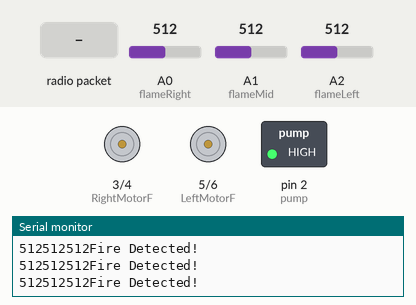
Simulated run of this sketch. Board: Arduino Uno, built with avr-gcc and run on an emulated ATmega328P. On the bench: motor-driver pin pairs drawn as motors (green arrow = first pin HIGH = forward, orange = second pin HIGH = backward, longer = more drive), switched loads named in the sketch (green lamp = pin HIGH), the last lines printed to the serial monitor. Inputs (shaded band) come from the test bench; at power-on: A0 (flameRight) = 512, A1 (flameMid) = 512, A2 (flameLeft) = 512. No radio packets arrive unless stated.

Above: at 1.2 s.
1.3 s: radio packet "up" arrives
At 1.6 s:
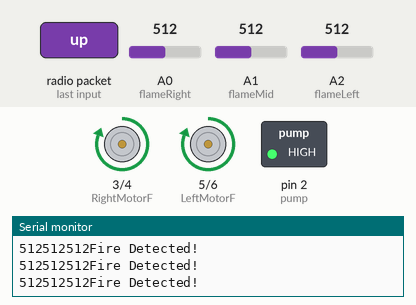
2.8 s: radio packet "down" arrives
At 3.1 s:
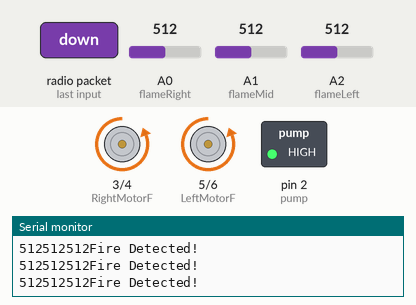
4.3 s: radio packet "left" arrives
At 4.48 s:
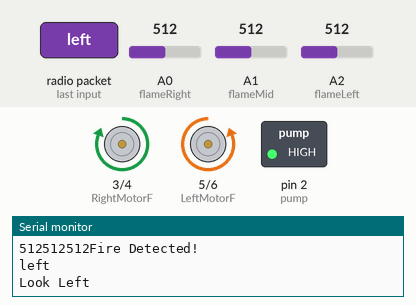
6.1 s: radio packet "right" arrives
At 6.27 s:
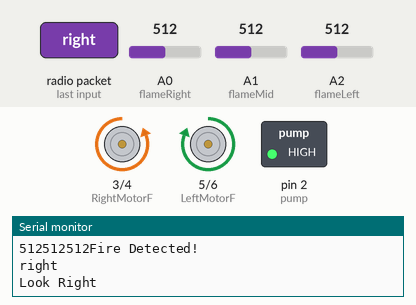
7.9 s: A0 (flameRight) set to 988
10.9 s: A0 (flameRight) set to 1016
Timing chart, 0 to 13.4 s (numbered marks = the images above; inputs shaded):
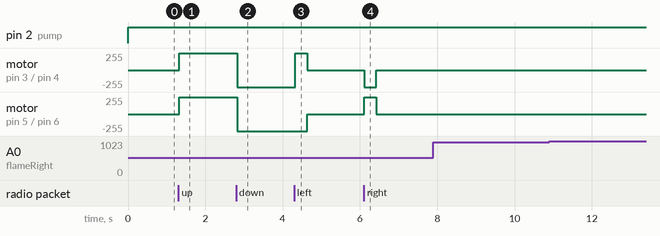

Measured:
- after the input at 1.3 s, motor on pin 3 (RightMotorF) / pin 4 (RightMotorB), motor on pin 5 (LeftMotorF) / pin 6 (LeftMotorB): stopped → forward 255/255 at once
- after the input at 2.8 s, motor on pin 3 (RightMotorF) / pin 4 (RightMotorB), motor on pin 5 (LeftMotorF) / pin 6 (LeftMotorB): forward 255/255 → backward 255/255 at once
- after the input at 4.3 s, motor on pin 3 (RightMotorF) / pin 4 (RightMotorB): backward 255/255 → forward 255/255 at once, → stopped 0.31 s later; motor on pin 5 (LeftMotorF) / pin 6 (LeftMotorB): backward 255/255 → stopped after 0.34 s
- after the input at 6.1 s, motor on pin 3 (RightMotorF) / pin 4 (RightMotorB): stopped → backward 255/255 at once, → stopped 0.31 s later; motor on pin 5 (LeftMotorF) / pin 6 (LeftMotorB): stopped → forward 255/255 at once, → stopped 0.31 s later

The sketch:

Firefighter_Receiver.ino
```cpp
// #include <AFMotor.h>
#include <nRF24L01.h>
#include <RF24.h>
#include <RF24_config.h>
#include <SPI.h>

#define CE_PIN  9
#define CSN_PIN 10

const int pump = 2;
const int RightMotorF= 3;
const int RightMotorB= 4;
const int LeftMotorF= 5;
const int LeftMotorB= 6;
const int flameRight = A0;
const int flameMid = A1;
const int flameLeft = A2;
// AF_DCMotor motor(1);

char data[20]="";

RF24 radio(CE_PIN,CSN_PIN);
const uint64_t pipe = 0xE8E8F0F0E1LL;

void setup()
{
  pinMode(pump, OUTPUT);
  pinMode(RightMotorF,OUTPUT);
  pinMode(RightMotorB,OUTPUT);
  pinMode(LeftMotorF,OUTPUT);
  pinMode(LeftMotorB,OUTPUT);
  Serial.begin(9600);
  radio.begin();
  radio.openReadingPipe(1,pipe);
  radio.startListening();
  pinMode(flameRight, INPUT);
  pinMode(flameMid, INPUT);
  pinMode(flameLeft, INPUT);
}

void loop(){
  String msg="";
  if ( radio.available() )
  {
    radio.read( data,sizeof(data) );
    Serial.println(data);
    msg=data;

    if(msg=="up")
    {
  digitalWrite(RightMotorB,LOW);
  digitalWrite(LeftMotorB,LOW);
  digitalWrite(RightMotorF,HIGH);
  digitalWrite(LeftMotorF,HIGH);
  Serial.println("Motor Forward");
  }
  else if(msg=="down")
  {
  digitalWrite(RightMotorB,HIGH);
  digitalWrite(LeftMotorB,HIGH);
  digitalWrite(RightMotorF,LOW);
  digitalWrite(LeftMotorF,LOW);
  Serial.println("Motor Back");
  }
   else if(msg=="left")
  {
  digitalWrite(RightMotorB,LOW);
  digitalWrite(LeftMotorB,HIGH);
  digitalWrite(RightMotorF,HIGH);
  digitalWrite(LeftMotorF,LOW);
  Serial.println("Look Left");
  delay(300);
  digitalWrite(RightMotorB,LOW);
  digitalWrite(LeftMotorB,LOW);
  digitalWrite(RightMotorF,LOW);
  digitalWrite(LeftMotorF,LOW);
  }
   else if(msg=="right")
  {
  digitalWrite(RightMotorB,HIGH);
  digitalWrite(LeftMotorB,LOW);
  digitalWrite(RightMotorF,LOW);
  digitalWrite(LeftMotorF,HIGH);
  Serial.println("Look Right");
  delay(300);
  digitalWrite(RightMotorB,LOW);
  digitalWrite(LeftMotorB,LOW);
  digitalWrite(RightMotorF,LOW);
  digitalWrite(LeftMotorF,LOW);
  }
  else if(msg=="analgobut")
  {
  digitalWrite(RightMotorB,LOW);
  digitalWrite(LeftMotorB,LOW);
  digitalWrite(RightMotorF,LOW);
  digitalWrite(LeftMotorF,LOW);
  Serial.println("Stop Current Action");
  }
  }

  int flameValueR = analogRead(flameRight);
  Serial.print(flameValueR);
  int flameValueM = analogRead(flameMid);
  Serial.print(flameValueM);
  int flameValueL = analogRead(flameLeft);
  Serial.print(flameValueL);
  if ((flameValueR < 1000) || (flameValueM < 1000) || (flameValueL < 1000)){
    // fire detected, pump on
    digitalWrite(pump, HIGH);
    Serial.println("Fire Detected!");
  } else {
    // no fire detected, pump off
    digitalWrite(pump, LOW);
    Serial.println("No fire detected.");
  }

}
```
